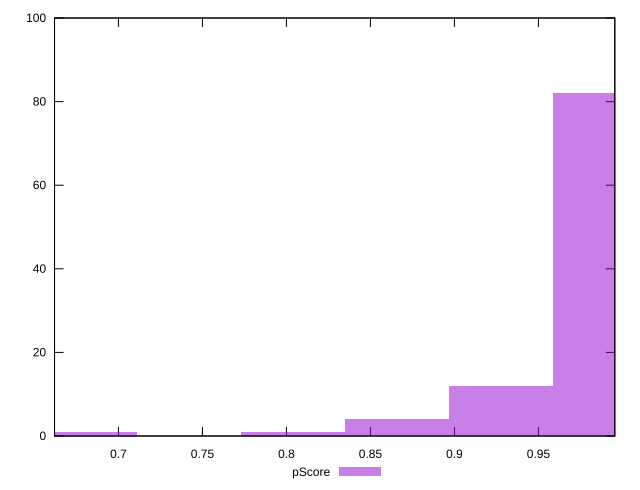

Source code (gnuplot):
reset

$pScore <<EOF
0.9276361589124683 12
0.8657937483183037 4
0.8039513377241392 1
0.9894785695066328 82
0.68026651653581 1
EOF

set key outside below
set boxwidth 0.06184241059416455
set xrange [0.6619575474623955:0.9954734645055221]
set yrange [0:100]
set trange [0:100]
set style fill transparent solid 0.5 noborder
set terminal svg size 640, 490 enhanced background rgb 'white'
set output "report_00017_2021-02-10T15-08-03.406Z/max-potential-fid/samples/pages+cached+noadtech+nomedia/pScore/histogram.svg"

plot $pScore title "pScore" with boxes

reset
